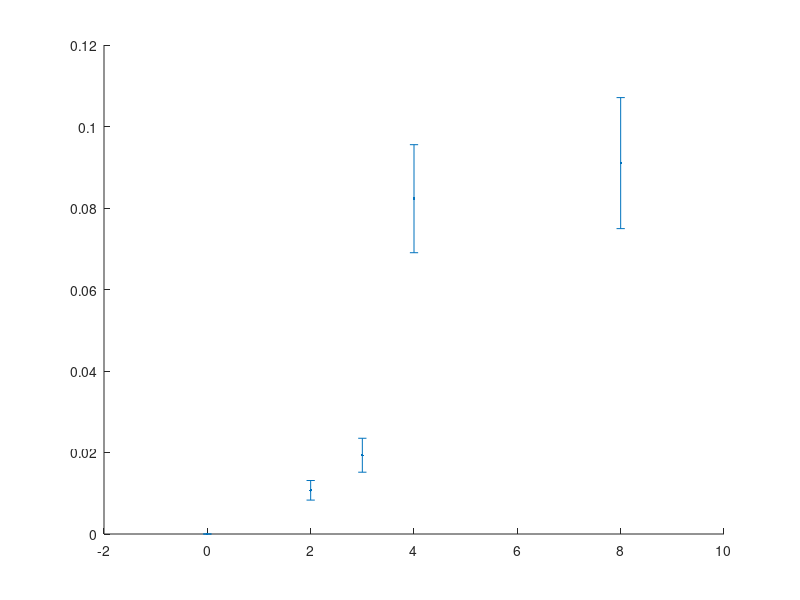

This figure's MATLAB source: (Note: this script raises an error after producing the figure.)
function Graph_Results_Summary_v01

Varying_Ni2D_Loading = importdata("Varying_Ni2D_Loading.mat");
Varying_IL_Loading = importdata("Varying_IL_Loading.mat");
Varying_Feed_Composition = importdata("Varying_Feed_Composition.mat");
Varying_Reductive_Potential = importdata("Varying_Reductive_Potential.mat");
Varying_Oxidative_Potential = importdata("Varying_Oxidative_Potential.mat");
Varying_Feed_Exposure_Time = importdata("Varying_Feed_Exposure_Time.mat");

primary_path_address = "C:\Users\Halcy\Dropbox\Nickel_Dithiolene_Research_Experimental_Data\Data_Trends_Analysis\Deconvoluted_ECM_plots\Deconvoluted_ECM_";
scaler = 1e6; % convert mol to µmol
x_scaler = 0.2;
y_cap = 0.2;

x_range = [-2000 2000];
y_range = [0 40];

%%%%%%%%%%%%%%%%%%%%%%%%%%%%%%%%%%%%%%%%%%%%%%%%%%%%%%%%%%%%%%%%%%%%%%%%%%%
% Varying Ni2D Loading
error_bar_grapher(Varying_Ni2D_Loading,'[N(Et)]_2[Ni(mnt)_2] Loading [mg/cm^2]','Propylene Separated [µmol/cm^2]',scaler,x_scaler,y_cap);

Data_ID_numbers = [1 2 3 4 5];
Data_Label = [' 0 mg/cm^2';' 2 mg/cm^2';' 3 mg/cm^2';' 4 mg/cm^2';' 8 mg/cm^2'];
Data_Legend_Title = '[N(Et)]_2[Ni(mnt)_2] Loading';

Combined_Grapher(Data_ID_numbers,primary_path_address,'Time Relative to Polarity Switch [s]','Concentration of Separated Propylene [ppm]',...
    x_range,y_range,Data_Label,Data_Legend_Title,0,1);

%%%%%%%%%%%%%%%%%%%%%%%%%%%%%%%%%%%%%%%%%%%%%%%%%%%%%%%%%%%%%%%%%%%%%%%%%%%
% Varying IL Loading
error_bar_grapher(Varying_IL_Loading,'IL Loading [mg/cm^2]','Propylene Separated [µmol/cm^2]',scaler,x_scaler,y_cap);

Data_ID_numbers = [6 7 5 9 10];
Data_Label = [' 0 mg/cm^2';' 2 mg/cm^2';' 4 mg/cm^2';' 8 mg/cm^2';'16 mg/cm^2'];
Data_Legend_Title = 'Ionic Liquid Loading';

Combined_Grapher(Data_ID_numbers,primary_path_address,'Time Relative to Polarity Switch [s]','Concentration of Separated Propylene [ppm]',...
    x_range,y_range,Data_Label,Data_Legend_Title,4,1);

%%%%%%%%%%%%%%%%%%%%%%%%%%%%%%%%%%%%%%%%%%%%%%%%%%%%%%%%%%%%%%%%%%%%%%%%%%%
% Varying Feed Composition
error_bar_grapher(Varying_Feed_Composition,'Propylene Fraction of Feed','Propylene Separated [µmol/cm^2]',scaler,x_scaler,y_cap);

Data_ID_numbers = [1 12 5 14 15];
Data_Label = [' 0.00';' 0.25';' 0.50';' 0.75';' 1.00'];
Data_Legend_Title = 'Propylene Fraction';

Combined_Grapher(Data_ID_numbers,primary_path_address,'Time Relative to Polarity Switch [s]','Concentration of Separated Propylene [ppm]',...
    x_range,y_range,Data_Label,Data_Legend_Title,0,1);

%%%%%%%%%%%%%%%%%%%%%%%%%%%%%%%%%%%%%%%%%%%%%%%%%%%%%%%%%%%%%%%%%%%%%%%%%%%
% Varying Reductive Potential
error_bar_grapher(Varying_Reductive_Potential,'Reductive Potential vs. Counterside [V]','Propylene Separated [µmol/cm^2]',scaler,1,y_cap);
hold on;
plot([-1.46 -1.46],[0 300],'-.g','linewidth',3,'markersize',30);
xlim([-3.5 0.5]);

Data_ID_numbers = [5 20 1 35];
Data_Label = ['-2.0V';'-3.0V';'-2.0V';'-3.0V'];
Data_Legend_Title = ({'Reductive Potential';
    'Propylene    Propane'});

Combined_Grapher2(Data_ID_numbers,primary_path_address,'Time Relative to Polarity Switch [s]','Gas Concentration [ppm]',...
    x_range,[0 500],Data_Label,Data_Legend_Title,3,2);


%%%%%%%%%%%%%%%%%%%%%%%%%%%%%%%%%%%%%%%%%%%%%%%%%%%%%%%%%%%%%%%%%%%%%%%%%%%
% Varying Oxidative Potential
error_bar_grapher(Varying_Oxidative_Potential,'Oxidative Potential vs. Counterside [V]','Propylene Separated [µmol/cm^2]',scaler,x_scaler,y_cap);
hold on;
plot([0.82 0.82],[0 300],'-.m','linewidth',3,'markersize',30);

Data_ID_numbers = [1 1 23 24 25 26 27];
Data_Label = [' 0.0V';'+0.5V';'+1.0V';'+1.5V';'+2.0V';'+2.5V';'+3.0V'];
Data_Legend_Title = ('Oxidative Potential');

Combined_Grapher(Data_ID_numbers,primary_path_address,'Time Relative to Polarity Switch [s]','Concentration of Separated Propylene [ppm]',...
    x_range,y_range,Data_Label,Data_Legend_Title,5,1);

%%%%%%%%%%%%%%%%%%%%%%%%%%%%%%%%%%%%%%%%%%%%%%%%%%%%%%%%%%%%%%%%%%%%%%%%%%%
% Varying Feed Exposure

regular_grapher(Varying_Feed_Exposure_Time,'Feed Exposure Time [min]','Propylene Separated [µmol/cm^2]',scaler,x_scaler,y_cap);

Data_ID_numbers = [28 29 30 31 25 33 34];
Data_Label = [' 5 minutes';'10 minutes';'15 minutes';'20 minutes';'30 minutes';'45 minutes';'60 minutes'];
Data_Legend_Title = ('Feed Exposure Time');

Combined_Grapher(Data_ID_numbers,primary_path_address,'Time Relative to Polarity Switch [s]','Concentration of Separated Propylene [ppm]',...
    x_range,y_range,Data_Label,Data_Legend_Title,0,1);

%%%%%%%%%%%%%%%%%%%%%%%%%%%%%%%%%%%%%%%%%%%%%%%%%%%%%%%%%%%%%%%%%%%%%%%%%%%
end

function Combined_Grapher2(ID_vector,primary_path_address,xlabel_name,ylabel_name,x_range,y_range,data_label,legend_title,color_change_index,number_col)

number_plot_lines = length(ID_vector);
gradient_number1 = linspace(1,0,number_plot_lines);

color_blue = [0 0 1];
color_red = [1 0 0];

figure;
hold on;
count = 1;
while count <= number_plot_lines
    if ID_vector(count) < 10
        path_address = strcat(primary_path_address,"0",num2str(ID_vector(count)),".xls");
    else
        path_address = strcat(primary_path_address,num2str(ID_vector(count)),".xls");
    end
    
    color_blue(2) = gradient_number1(count);
    color_red(2) = gradient_number1(count);
    
    graph_plot_array = importdata(path_address);
    if color_change_index == 0
        plot(graph_plot_array(:,1)+120,graph_plot_array(:,2),'color',color_blue,'linewidth',3,'markersize',30);
    else
        if count >= color_change_index
            plot(graph_plot_array(:,1)+120,graph_plot_array(:,2),'color',color_red,'linewidth',3,'markersize',30);
        else
            plot(graph_plot_array(:,1)+120,graph_plot_array(:,2),'color',color_blue,'linewidth',3,'markersize',30);
        end
    end
    count = count + 1;
end
xlim(x_range);
ylim(y_range);
legend(data_label,'NumColumns',number_col,'location','northeast','FontSize',20);
leg = legend('show');
title(leg, legend_title);
ylabel(ylabel_name);
xlabel(xlabel_name);
box on;
set(gca,'FontName','Arial','FontSize',30,'linewidth',2,'TickLength',[0.025 0.025]);
pbaspect([1 1 1]);

end

function Combined_Grapher(ID_vector,primary_path_address,xlabel_name,ylabel_name,x_range,y_range,data_label,legend_title,color_change_index,number_col)

number_plot_lines = length(ID_vector);
gradient_number1 = linspace(1,0,number_plot_lines);

color_blue = [0 0 1];
color_red = [1 0 0];

figure;
hold on;
count = 1;
while count <= number_plot_lines
    if ID_vector(count) < 10
        path_address = strcat(primary_path_address,"0",num2str(ID_vector(count)),".xls");
    else
        path_address = strcat(primary_path_address,num2str(ID_vector(count)),".xls");
    end
    
    color_blue(2) = gradient_number1(count);
    color_red(2) = gradient_number1(count);
    
    graph_plot_array = importdata(path_address);
    if color_change_index == 0
        plot(graph_plot_array(:,1)+120,graph_plot_array(:,2),'color',color_blue,'linewidth',3,'markersize',30);
    else
        if count >= color_change_index
            plot(graph_plot_array(:,1)+120,graph_plot_array(:,2),'color',color_red,'linewidth',3,'markersize',30);
        else
            plot(graph_plot_array(:,1)+120,graph_plot_array(:,2),'color',color_blue,'linewidth',3,'markersize',30);
        end
    end
    count = count + 1;
end
xlim(x_range);
ylim(y_range);
legend(data_label,'NumColumns',number_col,'location','northwest','FontSize',20);
leg = legend('show');
title(leg, legend_title);
ylabel(ylabel_name);
xlabel(xlabel_name);
box on;
set(gca,'FontName','Arial','FontSize',30,'linewidth',2,'TickLength',[0.025 0.025]);
pbaspect([1 1 1]);

end

function regular_grapher(data,xlabel_name,ylabel_name,scaler,xlim_scale,y_range_cap)

number_points = size(data,2);
vector_average = zeros(1,number_points);
vector_standard_error = zeros(1,number_points);
count = 1;
while count <= number_points
    vector_average(count) = mean(data(2:end,count));
    vector_standard_error(count) = std(data(2:end,count))/sqrt(size(data,1)-1);
    count = count + 1;
end

figure;
plot(data(1,:),vector_average*scaler,...
        '.','MarkerSize',40,'MarkerEdgeColor','red','linewidth',5);
xlim([min(data(1,:))-xlim_scale*max(data(1,:)) (1+xlim_scale)*max(data(1,:))]);
ylim([0 y_range_cap]);
ylabel(ylabel_name);
xlabel(xlabel_name);
box on;
set(gca,'FontName','Arial','FontSize',30,'linewidth',2,'TickLength',[0.025 0.025]);
pbaspect([1 1 1]);

end

function error_bar_grapher(data,xlabel_name,ylabel_name,scaler,xlim_scale,y_range_cap)

number_points = size(data,2);
vector_average = zeros(1,number_points);
vector_standard_error = zeros(1,number_points);
count = 1;
while count <= number_points
    vector_average(count) = mean(data(2:end,count));
    vector_standard_error(count) = std(data(2:end,count))/sqrt(size(data,1)-1);
    count = count + 1;
end

figure;
errorbar(data(1,:),vector_average*scaler,vector_standard_error*scaler,...
        '.','MarkerSize',40,'MarkerEdgeColor','red','linewidth',5);
xlim([min(data(1,:))-xlim_scale*max(data(1,:)) (1+xlim_scale)*max(data(1,:))]);
ylim([0 y_range_cap]);
ylabel(ylabel_name);
xlabel(xlabel_name);
box on;
set(gca,'FontName','Arial','FontSize',30,'linewidth',2,'TickLength',[0.025 0.025]);
pbaspect([1 1 1]);

end